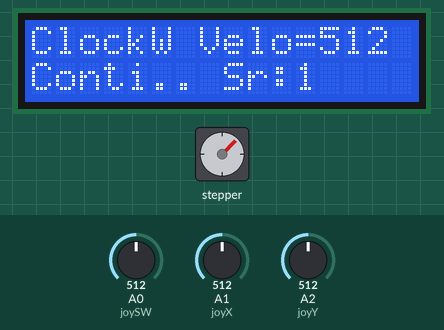
Bench run of a sketch on a simulated Arduino Uno, built with avr-gcc and run on an emulated ATmega328P. Shown: 16×2 character LCD, stepper motor. The test bench sets the inputs (shaded band); at power-on: A1 (joyX) = 512, A2 (joyY) = 512, A0 (joySW) = 512. Stepper angles assume 2048 steps per turn; what the sketch prints to the serial monitor is not drawn.

Above: at 3.2 s.
3.3 s: A1 (joyX) set to 993
6.0 s: A1 (joyX) set to 1013
At 7.3 s:
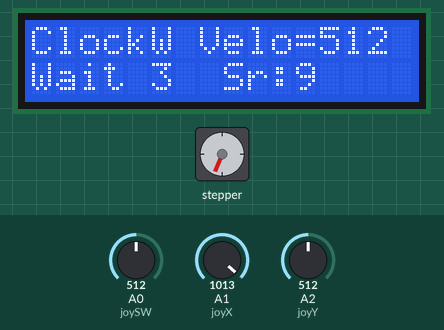
9.0 s: A1 (joyX) set to 11
At 11.6 s:
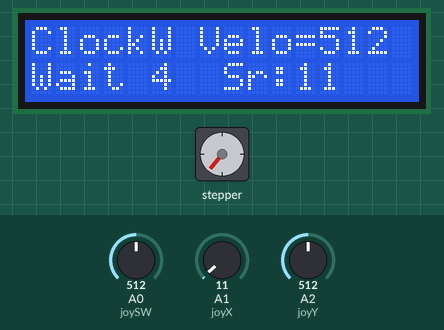
12.0 s: A1 (joyX) set to 8
At 13.18 s:
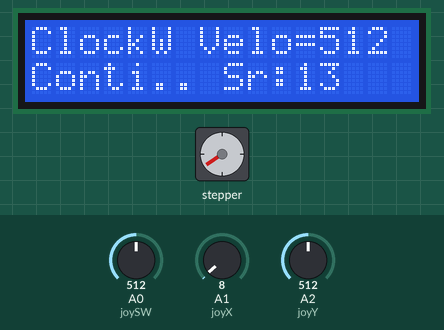
15.0 s: A2 (joyY) set to 1010
At 15.39 s:
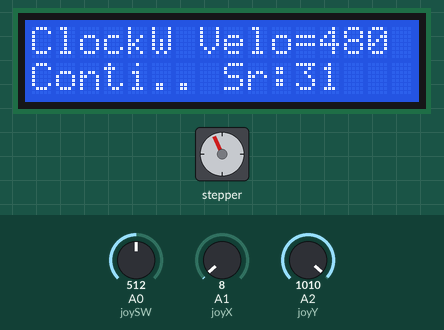
17.5 s: A0 (joySW) set to 11
19.0 s: A0 (joySW) set to 8
At 20.3 s:
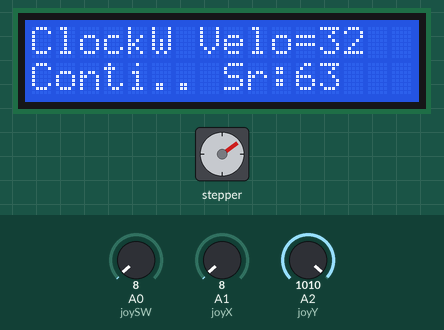
Timing chart, 0 to 21.5 s (numbered marks = the images above; inputs shaded):
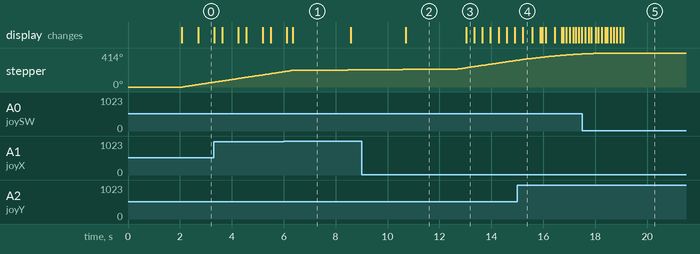

The sketch:

3DScanner.ino
```cpp
///----------------------------------------------------------------------------
/// JOYSTICK
//     PRESS: đổi chiều quay thuận/nghịch kim đồng hồ
//     UP/DOWN: thay doi toc do quay
//     RIGHT (giữ tầm 2 giây): Chế độ quay lien tuc
//     LEFT (giữ tầm 2 giây): Chế độ quay rồi đợi serial nhận dược dữ liệu, hoặc là timeout trong 2 giây rồi quay tiếp
//                          : Gạt và giữ nhiều lần để thay đổi độ phân ly của góc quay
//  Liên tục gửi ra serial số thứ tự của bức ảnh.
///----------------------------------------------------------------------------


//Thêm thư viện LiquitCrystal - nó có sẵn vì vậy bạn không cần cài thêm gì cả
#include <LiquidCrystal.h>

// Arduino stepper motor control code
#include <Stepper.h> // Include the header file
// change this to the number of steps on your motor
#define STEPS 32
// create an instance of the stepper class using the steps and pins
Stepper stepper(STEPS, 8, 10, 9, 11);  // ứng với chân IN1, IN2, IN3, In4 trên board ULN2003
int velocity; // Toc do quay

//Khởi tạo với các chân
LiquidCrystal lcd(2, 3, 4, 5, 6, 7);

//Khai báo joystick
#define joySW A0
#define joyX A1
#define joyY A2
int swValue;
int xValue;
int yValue;

// Chỉ số mỗi step
int Index = 0;

// Đợi để chụp xong ảnh rồi chạy tiếp
int WaitForAWhile = 0;
// Số bước quay mỗi khi đợi
int AngularStep = 2;


// Direction of the rotary motion
enum DirectionEnum{
  Stop1=0,
  Clockwise=1,
  Stop2=2,
  CounterClockwise=3
};
// Huong chuyen dong thuan/nghich chieu kim dong ho
DirectionEnum dir = 0;

//continuous/waitforserial
byte mode= 0;

//~~~~~~~~~~~~~~~~~~~~~~~~~~~~~~~~~~~~~~~~~~~~~~~~~~~~~~~~~~~~~~~~~~~~~~~~~~~~~~~~~~~~~~~~~~~~~
//      THE MAIN SETUP / KHỞI TẠO
//~~~~~~~~~~~~~~~~~~~~~~~~~~~~~~~~~~~~~~~~~~~~~~~~~~~~~~~~~~~~~~~~~~~~~~~~~~~~~~~~~~~~~~~~~~~~~
void setup() {
  Serial.begin(9600);
  //Thông báo đây là LCD 1602
  lcd.begin(16, 2);
  lcd.setCursor(0, 1);
  lcd.print("                                 ");
  // đặt con trỏ vào cột 0, dòng 1
  // Lưu ý: dòng 1 là dòng thứ 2, lòng 0 là dòng thứ 1. Nôm na, nó đếm từ 0 từ không phải từ 1
  lcd.setCursor(0, 0);
  lcd.print("3DScanner: Hi!");

  lcd.setCursor(0, 1);
  lcd.print("NguyenThanhNgan");

  //Joystick
  pinMode(A0, INPUT);

  velocity = 512;
  stepper.setSpeed(velocity);

  //The init direction is clockwise
  dir = Clockwise;

  //Thiet lap mode lien tuc
  mode =0;

  delay(2000);
  lcd.setCursor(0, 0);
  lcd.print("       Velo=" + String(velocity) + "  ");
  lcd.setCursor(0, 1);
  lcd.print("Conti.. Sr:     ");
}
//~~~~~~~~~~~~~~~~~~~~~~~~~~~~~~~~~~~~~~~~~~~~~~~~~~~~~~~~~~~~~~~~~~~~~~~~~~~~~~~~~~~~~~~~~~~~~
//      ACTION AT AN ANGULAR  / Các xử lý cần thiết khi bàn xoay đã đến góc mong đợi
//~~~~~~~~~~~~~~~~~~~~~~~~~~~~~~~~~~~~~~~~~~~~~~~~~~~~~~~~~~~~~~~~~~~~~~~~~~~~~~~~~~~~~~~~~~~~~
void MyAction()
{
   Serial.println(Index);
}


//~~~~~~~~~~~~~~~~~~~~~~~~~~~~~~~~~~~~~~~~~~~~~~~~~~~~~~~~~~~~~~~~~~~~~~~~~~~~~~~~~~~~~~~~~~~~~
//      THE MAIN LOOP / VÒNG LẶP CHÍNH
//~~~~~~~~~~~~~~~~~~~~~~~~~~~~~~~~~~~~~~~~~~~~~~~~~~~~~~~~~~~~~~~~~~~~~~~~~~~~~~~~~~~~~~~~~~~~~
void loop() {

  //---------------CHANGE ROTATION DIRECTION-----------------------------
  if (dir == Clockwise)
  {
    stepper.step(velocity >> AngularStep);      //The step mottor rolls ịn journey
    lcd.setCursor(0, 0);
    lcd.print("ClockW ");
  } else if (dir == 3)
  {
    stepper.step(-velocity >> AngularStep);     //The step mottor rolls  ịn journey
    lcd.setCursor(0, 0);
    lcd.print("CounCW ");
  }
  // Send Index indicator to serial, in order to taking a photograph
  // Gửi kết quả ra serial để điều khiển chụp ảnh
  if (dir == 1 || dir == 3)
  {
    Index++;
    lcd.setCursor(11, 1);
    lcd.print(String(Index) + "  ");
    MyAction();
   }

  // Doc phim bam Key Down
  swValue = analogRead(joySW);
  if (swValue < 10)
  {
    //Lay su kien Key Up
    while (swValue < 10)
    {
      swValue = analogRead(joySW);
    }
    dir = dir + 1;
    dir = dir % 4;
  }


  //---------------CHANGE VELOCITY-----------------------------
  yValue = analogRead(joyY);
  if ( yValue < 10 && velocity < 1024 )
  {
    //The step should be 8, 16, 32.... Otherwise, the motion isn't smoothy after a few minutes.
    //Bước nhảy phải dạng 2^, nếu không sau một vài phút thì chuyển động sẽ giật hoặc dừng.
    velocity = velocity + 16;
    stepper.setSpeed(velocity);
    lcd.setCursor(7, 0);
    lcd.print("Velo=" + String(velocity) + "  ");
  }
  if ( yValue > 1000 && velocity > 32 )
  {
    velocity = velocity - 16;
    stepper.setSpeed(velocity);
    lcd.setCursor(7, 0);
    lcd.print("Velo=" + String(velocity) + "  ");
  }

  //---------------CHANGE MODE  CONTINUOUS/WAIT FOR SERIAL --------------------------
  xValue = analogRead(joyX);
  if ( xValue < 10 )
  {
    mode = 0; //continuous
    lcd.setCursor(0, 1);
    lcd.print("Conti.. ");
    AngularStep = 4;
  }
  if ( xValue > 1000)
  {
    mode = 1; // Wait for serial
    // Thay doi goc quay
    AngularStep = (AngularStep + 1) % 6;
    lcd.setCursor(0, 1);
    lcd.print("Wait " + String(AngularStep)+" ");
  }
  if (mode == 1)
  {
     WaitForAWhile=20;
     while (WaitForAWhile > 0) {
         if (Serial.available()){
            break;
         }
         delay(100);
         WaitForAWhile--;
     }
  }
  //////////End of the main loop
}
```

Measured:
- the behaviour switches between 1000 and 1001 on A1 (joyX) (found by bisection; images 0 and 1)
- the behaviour switches between 10 and 9 on A1 (joyX) (found by bisection; images 2 and 3)
- the behaviour switches between 10 and 9 on A0 (joySW) (found by bisection; images 4 and 5)
- after the input at 6.0 s, the display: first differs from a run without the input after 0.35 s (image 1)
- after the input at 9.0 s, the display: changes after 1.7 s (image 2)
- after the input at 12.0 s, the display: changes after 1.0 s (image 3)
- after the input at 19.0 s, stepper: stops changing and stays 414°
